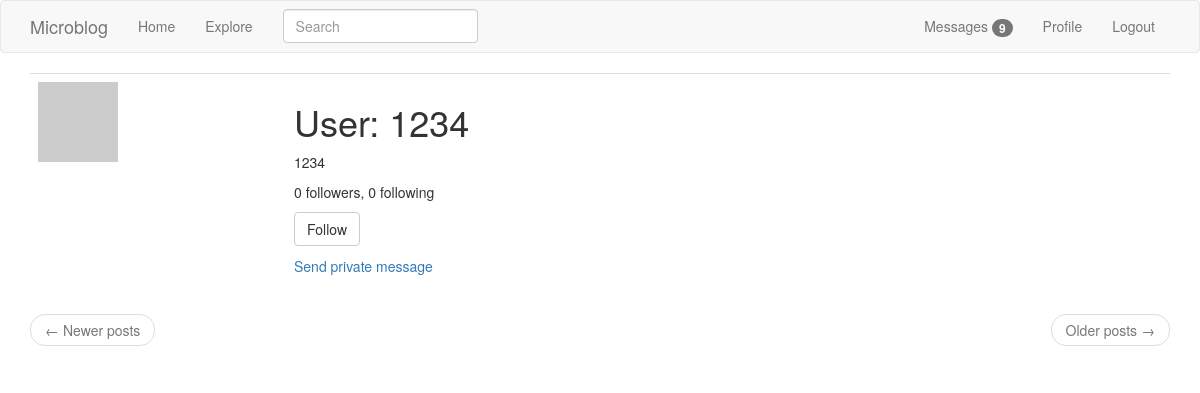
/user/1234 (signed in), run on an earlier commit of the app's database.
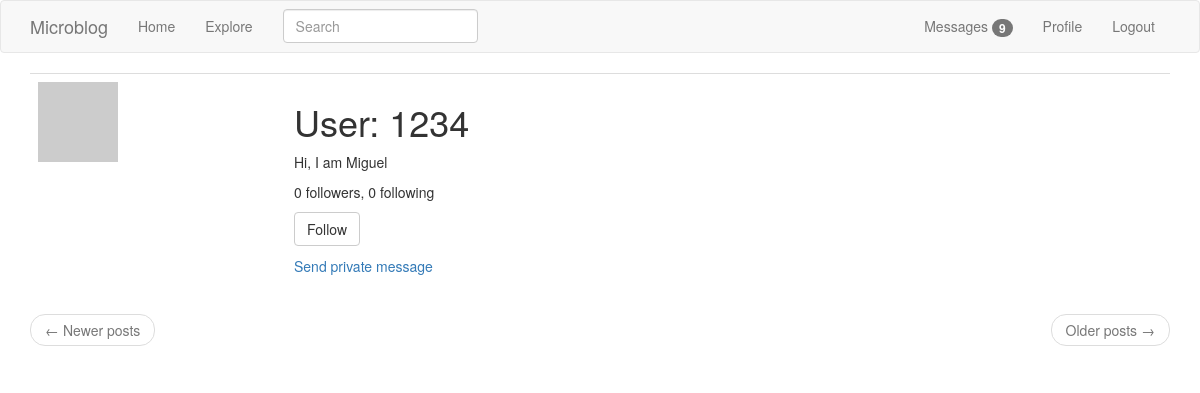
And on a later commit of the database.
### app/models.py (models this page shows, shortened)
class PaginatedAPIMixin(object):
    @staticmethod
    def to_collection_dict(query, page, per_page, endpoint, **kwargs):
        resources = query.paginate(page, per_page, False)
        data = {
            'items': [item.to_dict() for item in resources.items],
            '_meta': {
                'page': page,
                'per_page': per_page,
                'total_pages': resources.pages,
                'total_items': resources.total
            },
            '_links': {
                'self': url_for(endpoint, page=page, per_page=per_page,
                                **kwargs),
                'next': url_for(endpoint, page=page + 1, per_page=per_page,
                                **kwargs) if resources.has_next else None,
                'prev': url_for(endpoint, page=page - 1, per_page=per_page,
                                **kwargs) if resources.has_prev else None
            }
        }
        return data

class User(PaginatedAPIMixin, UserMixin, db.Model):
    id = db.Column(db.Integer, primary_key=True)
    username = db.Column(db.String(64), index=True, unique=True)
    email = db.Column(db.String(120), index=True, unique=True)
    password_hash = db.Column(db.String(128))
    posts = db.relationship('Post', backref='author', lazy='dynamic')
    about_me = db.Column(db.String(140))
    last_been = db.Column(db.DateTime, default=datetime.utcnow)
    last_message_read_time = db.Column(db.DateTime)
    token = db.Column(db.String(32), index=True, unique=True)
    token_expiration = db.Column(db.DateTime)
    followed = db.relationship(
        'User', secondary=followers,
        primaryjoin=(followers.c.follower_id == id),
        secondaryjoin=(followers.c.followed_id == id),
        backref=db.backref('followers', lazy='dynamic'), lazy='dynamic')
    messages_sent = db.relationship('Message',
                                    foreign_keys='Message.sender_id',
                                    backref='author', lazy='dynamic')
    messages_received = db.relationship('Message',
                                        foreign_keys='Message.recipient_id',
                                        backref='recipient', lazy='dynamic')
    notifications = db.relationship('Notification', backref='user',
                                    lazy='dynamic')
    tasks = db.relationship('Task', backref='user', lazy='dynamic')
    def avatar(self, size):
        digest = md5(self.email.lower().encode('utf-8')).hexdigest()
        return f'https://www.gravatar.com/avatar/{digest}?id=identicon&s={size}'
    def is_following(self, user):
        return self.followed.filter(
            followers.c.followed_id == user.id).count() > 0
    def new_messages(self):
        last_read_time = self.last_message_read_time or datetime(1900, 1, 1)
        return Message.query.filter_by(recipient=self).filter(
            Message.timestamp > last_read_time).count()
    def get_tasks_in_progress(self):
        return Task.query.filter_by(user=self, complete=False).all()

### app/main/routes.py (the view)
@bp.route('/user/<username>')
@login_required
def user(username):
    user = User.query.filter_by(username=username).first_or_404()
    page = request.args.get('page', 1, type=int)
    posts = user.posts.order_by(Post.timestamp.desc()).paginate(
        page, current_app.config['POSTS_PER_PAGE'], False)
    next_url = url_for('main.user', username=user.username, page=posts.next_num) \
        if posts.has_next else None
    prev_url = url_for('main.user', username=user.username, page=posts.prev_num) \
        if posts.has_prev else None
    form = EmptyForm()
    return render_template('user.html', user=user, posts=posts.items,
                           next_url=next_url, prev_url=prev_url, form=form)

### app/main/forms.py
class SearchForm(FlaskForm):
    q = StringField(_l('Search'), validators=[DataRequired()])
    def __init__(self, *args, **kwargs):
        if 'formdata' not in kwargs:
            kwargs['formdata'] = request.args
        if 'csrf_enabled' not in kwargs:
            kwargs['csrf_enabled'] = False
        super(SearchForm, self).__init__(*args, **kwargs)

class EmptyForm(FlaskForm):
    submit = SubmitField('Submit')

### app/main/routes.py (called while the page is built)
@bp.before_request
def before_request():
    if current_user.is_authenticated:
        current_user.last_seen = datetime.utcnow()
        db.session.commit()
        g.search_form = SearchForm()
    g.locale = str(get_locale())

### app/models.py (called while the page is built)
@login.user_loader
def load_user(id):
    return User.query.get(int(id))

    @classmethod
    def before_commit(cls, session):
        session._changes = {
            'add': list(session.new),
            'update': list(session.dirty),
            'delete': list(session.deleted)
        }

### app/templates/user.html (shortened to what this page needs)
{% extends "base.html" %}
{% block app_content %}
    <table class="table table-hover">
        <tr>
            <td width="256px"><img src="{{ user.avatar(256) }}"></td>
            <td>
                <h1>{{ _('User') }}: {{ user.username }}</h1>
                {% if user.about_me %}<p>{{ user.about_me }}</p>{% endif %}
                <p>{{ _('%(count)d followers', count=user.followers.count()) }}, {{ _('%(count)d following', count=user.followed.count()) }}</p>
                {% if user == current_user %}
                <p><a href="{{ url_for('main.edit_profile') }}">{{ _('Edit your profile') }}</a></p>
                {% if not current_user.get_task_in_progress('export_posts') %}
                <p><a href="{{ url_for('main.export_posts') }}">{{ _('Export your posts') }}</a></p>
                {% endif %}
                {% elif not current_user.is_following(user) %}
                <p>
                    <form action="{{ url_for('main.follow', username=user.username) }}" method="post">
                        {{ form.submit(value=_('Follow'), class_='btn btn-default') }}
                    </form>
                </p>
                {% endif %}
                {% if user != current_user %}
                <p><a href="{{ url_for('main.send_message', recipient=user.username) }}">{{ _('Send private message') }}</a></p>
                {% endif %}
            </td>
        </tr>
    </table>
    <nav aria-label="...">
        <ul class="pager">
            <li class="previous{% if not prev_url %} disabled{% endif %}">
                <a href="{{ prev_url or '#' }}">
                    <span aria-hidden="true">&larr;</span> {{ _('Newer posts') }}
                </a>
            </li>
            <li class="next{% if not next_url %} disabled{% endif %}">
                <a href="{{ next_url or '#' }}">
                    {{ _('Older posts') }} <span aria-hidden="true">&rarr;</span>
                </a>
            </li>
        </ul>
    </nav>
{% endblock %}

What changed in the data, as far as the page shows it:
changed User: about_me "1234" → "Hi, I am Miguel"
